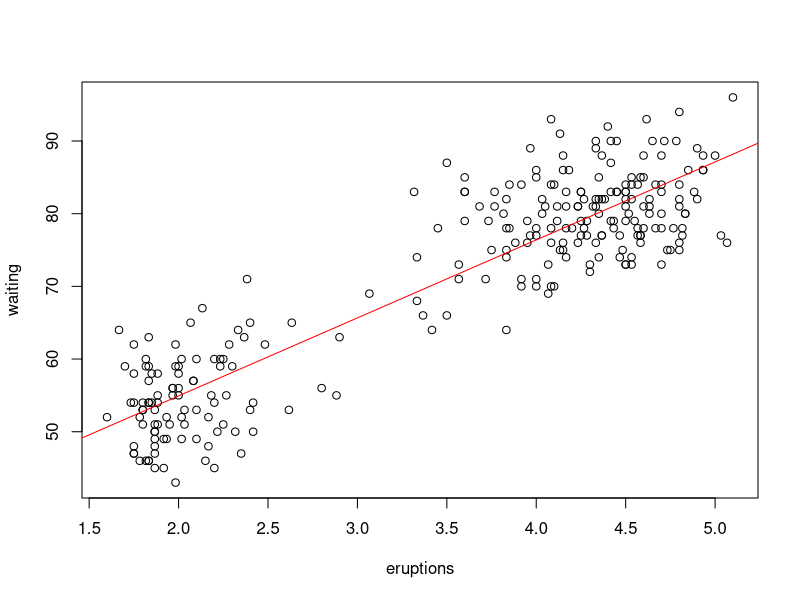
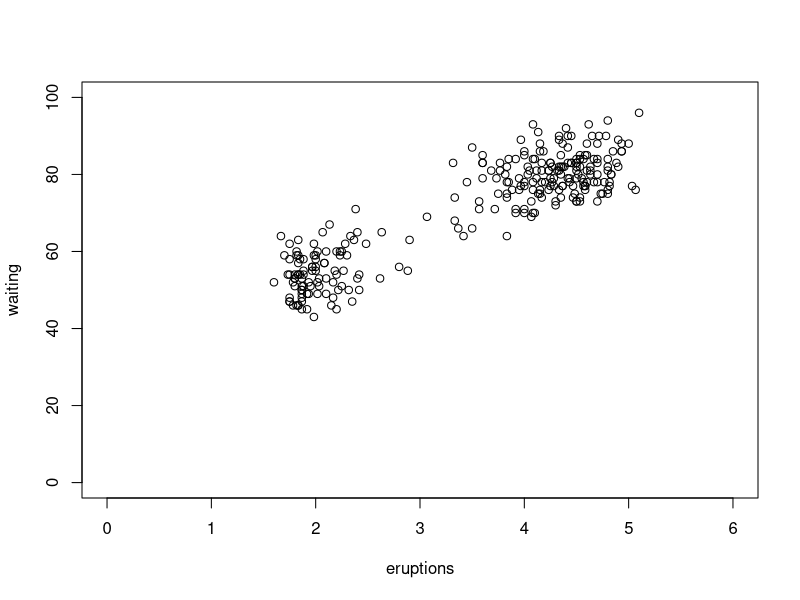

Reproduce these figures in R, in order.
#####################################################################
# Example: Old Faithful Geyser Data
#####################################################################

# This example was also presented before the break (see 11/18/21 lab)

summary(faithful)
m1 <- lm(waiting ~ eruptions, data = faithful)
plot(waiting ~ eruptions, data = faithful)
abline(m1, col= " red")
summary(m1)

# To change the coordinate ranges in plots we can add to the plot function
# arguments "xlim = c( , )" and "ylim = c( , )" with the appropriate
# coordinate values. 
# As an illustration, to include the origin on our example:
plot(waiting ~ eruptions, data = faithful,
     xlim = c(0,6), ylim = c(0,100))

# Claim: intercept of mean function > 31
# H0 > 31
# H1 < 31
B0 = 33.4744 # y intercept
B1 = 10.7296 # eruptions
se = 1.1549
t = (B0 - 31)/se
1 - pt(t, 270)
# Accept the Null
